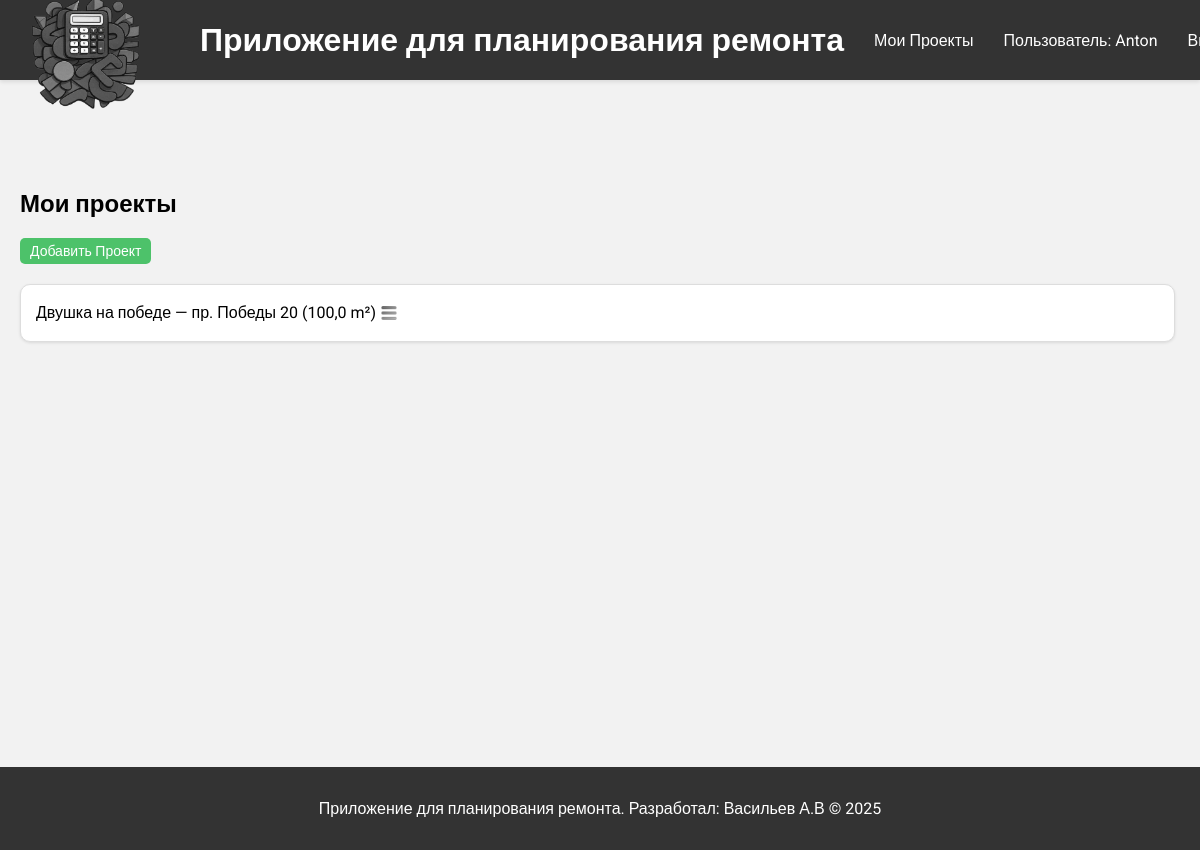
Page /apartment/ (signed in) on the committed database.
### repairs/models.py (models this page shows, shortened)
class Apartment(models.Model):
    user = models.ForeignKey(User, on_delete=models.CASCADE)
    name = models.CharField(max_length=100)
    address = models.CharField(max_length=255, blank=True)
    total_area = models.FloatField()
    image = models.ImageField(upload_to='apartment_images/', blank=True, null=True)

### repairs/views.py (the view)
# urls.py: path('apartment/', views.apartment, name='apartment'),
@login_required
def apartment(request):
    apartments = Apartment.objects.filter(user=request.user).order_by('name')
    print(f"Всего проектов для пользователя {request.user.username}: {apartments.count()}")  # Отладка
    if not apartments.exists():
        print("Нет проектов для этого пользователя. Добавьте проекты через админку или форму.")
    paginator = Paginator(apartments, 5)  # 5 проектов на страницу
    page_number = request.GET.get('page')
    page_obj = paginator.get_page(page_number)
    print(f"Объектов на странице {page_obj.number}: {page_obj.object_list.count()}")  # Отладка
    return render(request, 'repairs/apartment.html', {'page_obj': page_obj})

### repairs/templates/repairs/apartment.html (shortened to what this page needs)
{% extends "repairs/base.html" %}
{% load static %}
{% block content %}
<h2>Мои проекты</h2>
<a href="{% url 'apartment_create' %}" class="button-primary">Добавить Проект</a>
{% if page_obj %}
<ul class="project-list">
    {% for apt in page_obj %}
    <li class="proj-item">
        <div class="proj-row">
            <span class="proj-text">{{ apt.name }} — {{ apt.address }} ({{ apt.total_area }} m²)</span>
            <div class="proj-dropdown">
                <button class="proj-dropdown-btn" onclick="toggleDropdown(event, 'proj-dropdown-{{ apt.id }}')">
                    <img src="{% static 'repairs/images/menu_icon.png' %}" alt="Действия" class="proj-menu-icon">
                </button>
            </div>
        </div>
    </li>
    {% empty %}
    <li>Нет проектов на этой странице.</li>
    {% endfor %}
</ul>
{% else %}
<p>У вас пока нет проектов.</p>
{% endif %}
{% endblock %}

### repairs/templates/repairs/base.html (shortened to what this page needs)
<!DOCTYPE html>
{% load static %}
<html lang="ru">
<head>
    <link rel="stylesheet" href="{% static 'repairs/styles.css' %}">
</head>
<body>
<div class="container">
    <header>
        <div class="header-left">
            <a href="{% url 'index' %}">
                <img src="{% static 'repairs/logo.png' %}" alt="Logo" class="logo">
            </a>
            <h1>Приложение для планирования ремонта</h1>
        </div>
        <nav class="header-right">
            <a href="{% url 'apartment' %}"
               style="background: none; padding: 0; color: #fff; text-decoration: none; margin-right: 30px;">Мои
                Проекты</a>
            {% if user.is_authenticated %}
            <span>Пользователь: {{ user.username }} </span>
            <form method="POST" action="{% url 'logoutuser' %}" class="logout-button" style="margin-right: 20px;">
                <button type="submit" class="nav-item">Выйти</button>
            </form>
            {% else %}
            <a href="{% url 'loginuser' %}" class="nav-item">Войти</a>
            <a href="{% url 'signupuser' %}" class="nav-item">Регистрация</a>
            {% endif %}
        </nav>
    </header>
    <main class="content">
        {% block content %}
        {% endblock %}
    </main>
    <footer>
        <p>Приложение для планирования ремонта. Разработал: Васильев А.В &copy; 2025</p>
    </footer>
</div>
</body>
</html>

### static/repairs/styles.css (style rules this page uses)
body { font-family: 'Roboto', sans-serif; font-weight: 400; font-style: normal; margin: 0; padding: 0; background: #f2f2f2; margin-top: 50px; }
header, footer { background: #333; color: #fff; padding: 1em; text-align: center; }
nav a { color: #fff; margin: 0 30px; text-decoration: none; font-family: 'Roboto', sans-serif; }
main { padding: 20px; }
form.logout-button { display: inline; }
header { display: flex; justify-content: space-between; align-items: center; padding: 20px 0; height: 80px; box-sizing: border-box; position: fixed; top: 0; left: 0; width: 100%; z-index: 1000; box-shadow: 0 2px 4px rgba(0, 0, 0, 0.1); }
.logo { width: 110px; height: auto; margin-left: 30px; margin-right: 60px; margin-top: 30px; }
.container { display: flex; flex-direction: column; min-height: 100vh; }
.content { flex-grow: 1; margin-top: 100px; }
nav { display: flex; align-items: center; }
.nav-item { margin-left: 30px; margin-right: 20px; }
.header-left { display: flex; align-items: center; white-space: nowrap; }
.header-right { display: flex; align-items: center; min-width: 300px; overflow-x: auto; white-space: nowrap; }
.logout-button button { background: none; border: none; color: #fff; cursor: pointer; font-size: 16px; padding: 0; font-family: 'Roboto', sans-serif; }
.button-primary { display: inline-block; padding: 5px 10px; text-decoration: none; border: none; cursor: pointer; font-size: 14px; background-color: #4dc26a; color: #fff; border-radius: 5px; transition: background-color 0.3s; font-family: 'Roboto', sans-serif; }
.project-list { list-style-type: none; padding: 0; margin-top: 20px; }
.project-list li { display: flex; flex-direction: row; padding: 15px; margin-bottom: 15px; background-color: #fff; border: 1px solid #ddd; border-radius: 10px; box-shadow: 0 1px 3px rgba(0, 0, 0, 0.1); margin-right: 5px; gap: 10px; align-items: center; }
.proj-item { position: relative; margin-bottom: 12px; padding: 12px 16px; background-color: #fff; border: 1px solid #ddd; border-radius: 8px; box-shadow: 0 1px 3px rgba(0,0,0,0.1); }
.proj-row { display: flex; align-items: center; justify-content: space-between; }
.proj-text { font-size: 16px; font-family: 'Roboto', sans-serif; flex-grow: 1; }
.proj-menu-icon { width: 18px; height: 18px; vertical-align: middle; filter: brightness(0); }
.proj-dropdown-btn { background: none; border: none; cursor: pointer; padding: 4px; }
.proj-dropdown { position: relative; }

### rows in the picture
Apartment: name "Двушка на победе", address "пр. Победы 20", total_area "100,0"

### other values in the picture
{{ user.username }} "Anton"
